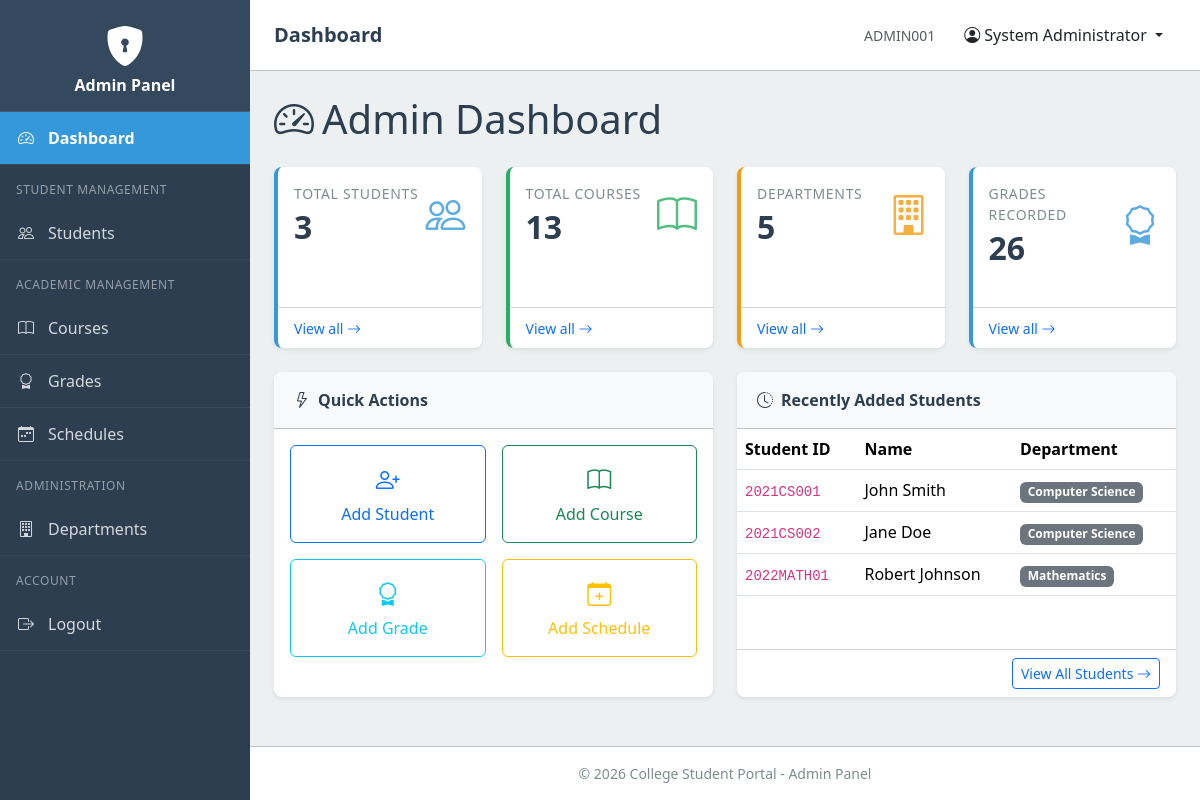
Page /admin/dashboard.php (signed in) on the committed database.
### tables this page shows
CREATE TABLE students (
    id INT AUTO_INCREMENT PRIMARY KEY,
    student_id VARCHAR(20) NOT NULL UNIQUE,
    name VARCHAR(100) NOT NULL,
    email VARCHAR(100) NOT NULL,
    password VARCHAR(255) NOT NULL,
    phone VARCHAR(15) DEFAULT NULL,
    date_of_birth DATE DEFAULT NULL,
    gender VARCHAR(10) DEFAULT NULL,
    address TEXT DEFAULT NULL,
    profile_picture VARCHAR(255) DEFAULT 'default.jpg',
    department_id INT NOT NULL,
    current_semester INT DEFAULT NULL,
    enrollment_date DATE DEFAULT NULL,
    created_at TIMESTAMP DEFAULT CURRENT_TIMESTAMP,
    updated_at TIMESTAMP DEFAULT CURRENT_TIMESTAMP ON UPDATE CURRENT_TIMESTAMP,
    FOREIGN KEY (department_id) REFERENCES departments(id),
    INDEX idx_student_id (student_id),
    INDEX idx_student_email (email),
    INDEX idx_student_dept (department_id)
);

CREATE TABLE departments (
    id INT AUTO_INCREMENT PRIMARY KEY,
    department_code VARCHAR(20) NOT NULL UNIQUE,
    department_name VARCHAR(100) NOT NULL,
    created_at TIMESTAMP DEFAULT CURRENT_TIMESTAMP,
    updated_at TIMESTAMP DEFAULT CURRENT_TIMESTAMP ON UPDATE CURRENT_TIMESTAMP,
    INDEX idx_dept_code (department_code)
);

### includes/functions.php (called while the page is built, shortened)
<?php
function h($string): string
{
  return htmlspecialchars($string ?? '', ENT_QUOTES, 'UTF-8');
}

### admin/dashboard.php (the view, shortened to what this page needs)
<?php
require_once __DIR__ . '/../includes/admin-header.php';
require_once __DIR__ . '/../config/database.php';
try {
  $stmt = $pdo->query("SELECT COUNT(*) as count FROM students");
  $totalStudents = $stmt->fetch()['count'];
  $stmt = $pdo->query("SELECT COUNT(*) as count FROM courses");
  $totalCourses = $stmt->fetch()['count'];
  $stmt = $pdo->query("SELECT COUNT(*) as count FROM departments");
  $totalDepartments = $stmt->fetch()['count'];
  $stmt = $pdo->query("SELECT COUNT(*) as count FROM grades");
  $totalGrades = $stmt->fetch()['count'];
  $stmt = $pdo->query("
        SELECT s.student_id, s.name, d.department_name, s.created_at
        FROM students s
        LEFT JOIN departments d ON s.department_id = d.id
        ORDER BY s.created_at DESC
        LIMIT 5
    ");
  $recentStudents = $stmt->fetchAll();
} catch (PDOException $e) {
  error_log("Dashboard error: " . $e->getMessage());
  $totalStudents = 0;
  $totalCourses = 0;
  $totalDepartments = 0;
  $totalGrades = 0;
  $recentStudents = [];
}
?>
<h1 class="mb-4">
  <i class="bi bi-speedometer2 me-2"></i>Admin Dashboard
</h1>
<div class="row g-4 mb-4">
  <div class="col-sm-6 col-xl-3">
    <div class="card stat-card h-100">
      <div class="card-body">
        <div class="d-flex justify-content-between align-items-center">
          <div>
            <p class="stat-label mb-1">Total Students</p>
            <h2 class="stat-value mb-0"><?= number_format($totalStudents) ?></h2>
          </div>
          <div class="stat-icon">
            <i class="bi bi-people"></i>
          </div>
        </div>
      </div>
      <div class="card-footer bg-transparent">
        <a href="students/view-students.php" class="text-decoration-none small">
          View all <i class="bi bi-arrow-right"></i>
        </a>
      </div>
    </div>
  </div>
  <div class="col-sm-6 col-xl-3">
    <div class="card stat-card stat-success h-100">
      <div class="card-body">
        <div class="d-flex justify-content-between align-items-center">
          <div>
            <p class="stat-label mb-1">Total Courses</p>
            <h2 class="stat-value mb-0"><?= number_format($totalCourses) ?></h2>
          </div>
          <div class="stat-icon">
            <i class="bi bi-book"></i>
          </div>
        </div>
      </div>
      <div class="card-footer bg-transparent">
        <a href="courses/view-courses.php" class="text-decoration-none small">
          View all <i class="bi bi-arrow-right"></i>
        </a>
      </div>
    </div>
  </div>
  <div class="col-sm-6 col-xl-3">
    <div class="card stat-card stat-warning h-100">
      <div class="card-body">
        <div class="d-flex justify-content-between align-items-center">
          <div>
            <p class="stat-label mb-1">Departments</p>
            <h2 class="stat-value mb-0"><?= number_format($totalDepartments) ?></h2>
          </div>
          <div class="stat-icon">
            <i class="bi bi-building"></i>
          </div>
        </div>
      </div>
      <div class="card-footer bg-transparent">
        <a href="departments/view-departments.php" class="text-decoration-none small">
          View all <i class="bi bi-arrow-right"></i>
        </a>
      </div>
    </div>
  </div>
  <div class="col-sm-6 col-xl-3">
    <div class="card stat-card stat-info h-100">
      <div class="card-body">
        <div class="d-flex justify-content-between align-items-center">
          <div>
            <p class="stat-label mb-1">Grades Recorded</p>
            <h2 class="stat-value mb-0"><?= number_format($totalGrades) ?></h2>
          </div>
          <div class="stat-icon">
            <i class="bi bi-award"></i>
          </div>
        </div>
      </div>
      <div class="card-footer bg-transparent">
        <a href="grades/view-grades.php" class="text-decoration-none small">
          View all <i class="bi bi-arrow-right"></i>
        </a>
      </div>
    </div>
  </div>
</div>
<div class="row g-4">
  <div class="col-lg-6">
    <div class="card h-100">
      <div class="card-header card-header-secondary">
        <i class="bi bi-lightning me-2"></i>Quick Actions
      </div>
      <div class="card-body">
        <div class="row g-3">
          <div class="col-6">
            <a href="students/add-student.php" class="btn btn-outline-primary w-100 py-3">
              <i class="bi bi-person-plus d-block fs-4 mb-1"></i>
              Add Student
            </a>
          </div>
          <div class="col-6">
            <a href="courses/add-course.php" class="btn btn-outline-success w-100 py-3">
              <i class="bi bi-book d-block fs-4 mb-1"></i>
              Add Course
            </a>
          </div>
          <div class="col-6">
            <a href="grades/add-grade.php" class="btn btn-outline-info w-100 py-3">
              <i class="bi bi-award d-block fs-4 mb-1"></i>
              Add Grade
            </a>
          </div>
          <div class="col-6">
            <a href="schedules/add-schedule.php" class="btn btn-outline-warning w-100 py-3">
              <i class="bi bi-calendar-plus d-block fs-4 mb-1"></i>
              Add Schedule
            </a>
          </div>
        </div>
      </div>
    </div>
  </div>
  <div class="col-lg-6">
    <div class="card h-100">
      <div class="card-header card-header-secondary">
        <i class="bi bi-clock-history me-2"></i>Recently Added Students
      </div>
      <div class="card-body p-0">
        <?php if (empty($recentStudents)): ?>
          <div class="text-center text-muted py-4">
            <i class="bi bi-inbox fs-1"></i>
            <p class="mb-0 mt-2">No students added yet.</p>
          </div>
        <?php else: ?>
          <div class="table-responsive">
            <table class="table table-hover mb-0">
              <thead>
                <tr>
                  <th>Student ID</th>
                  <th>Name</th>
                  <th>Department</th>
                </tr>
              </thead>
              <tbody>
                <?php foreach ($recentStudents as $student): ?>
                  <tr>
                    <td><code><?= h($student['student_id']) ?></code></td>
                    <td><?= h($student['name']) ?></td>
                    <td>
                      <span class="badge bg-secondary">
                        <?= h($student['department_name'] ?? 'N/A') ?>
                      </span>
                    </td>
                  </tr>
                <?php endforeach; ?>
              </tbody>
            </table>
          </div>
        <?php endif; ?>
      </div>
      <div class="card-footer bg-transparent text-end">
        <a href="students/view-students.php" class="btn btn-sm btn-outline-primary">
          View All Students <i class="bi bi-arrow-right"></i>
        </a>
      </div>
    </div>
  </div>
</div>
<?php require_once __DIR__ . '/../includes/admin-footer.php'; ?>

### assets/css/admin-style.css (style rules this page uses)
:root { --admin-primary: #2c3e50; --admin-secondary: #34495e; --admin-accent: #3498db; --sidebar-width: 250px; --header-height: 60px; --success-color: #27ae60; --danger-color: #e74c3c; --warning-color: #f39c12; --info-color: #3498db; --light-bg: #ecf0f1; --dark-text: #2c3e50; --border-color: #bdc3c7; }
body { font-family: "Segoe UI", Tahoma, Geneva, Verdana, sans-serif; background-color: var(--light-bg); color: var(--dark-text); min-height: 100vh; }
.card { border: none; border-radius: 0.5rem; box-shadow: 0 0.125rem 0.25rem rgba(0, 0, 0, 0.075); margin-bottom: 1.5rem; }
.card-header { background-color: var(--admin-primary); color: #ffffff; border-radius: 0.5rem 0.5rem 0 0 !important; padding: 1rem 1.25rem; font-weight: 600; }
.card-header-secondary { background-color: #f8f9fa; color: var(--dark-text); border-bottom: 1px solid var(--border-color); }
.stat-card { border-left: 4px solid var(--admin-accent); transition: transform 0.2s ease; }
.stat-card .stat-icon { font-size: 2.5rem; color: var(--admin-accent); opacity: 0.8; }
.stat-card .stat-value { font-size: 2rem; font-weight: 700; color: var(--dark-text); }
.stat-card .stat-label { font-size: 0.875rem; color: #7f8c8d; text-transform: uppercase; letter-spacing: 0.05em; }
.stat-card.stat-success { border-left-color: var(--success-color); }
.stat-card.stat-success .stat-icon { color: var(--success-color); }
.stat-card.stat-warning { border-left-color: var(--warning-color); }
.stat-card.stat-warning .stat-icon { color: var(--warning-color); }
.stat-card.stat-info { border-left-color: var(--info-color); }
.stat-card.stat-info .stat-icon { color: var(--info-color); }

### rows in the picture
students: student "2021CS001", name "John Smith", department.department_name "Computer Science"
students: student "2021CS002", name "Jane Doe", department.department_name "Computer Science"
students: student "2022MATH01", name "Robert Johnson", department.department_name "Mathematics"

### other values in the picture
$pageTitle "Dashboard"
$adminId "ADMIN001"
$adminName "System Administrator"
$totalStudents "3"
$totalCourses "13"
$totalDepartments "5"
$totalGrades "26"
